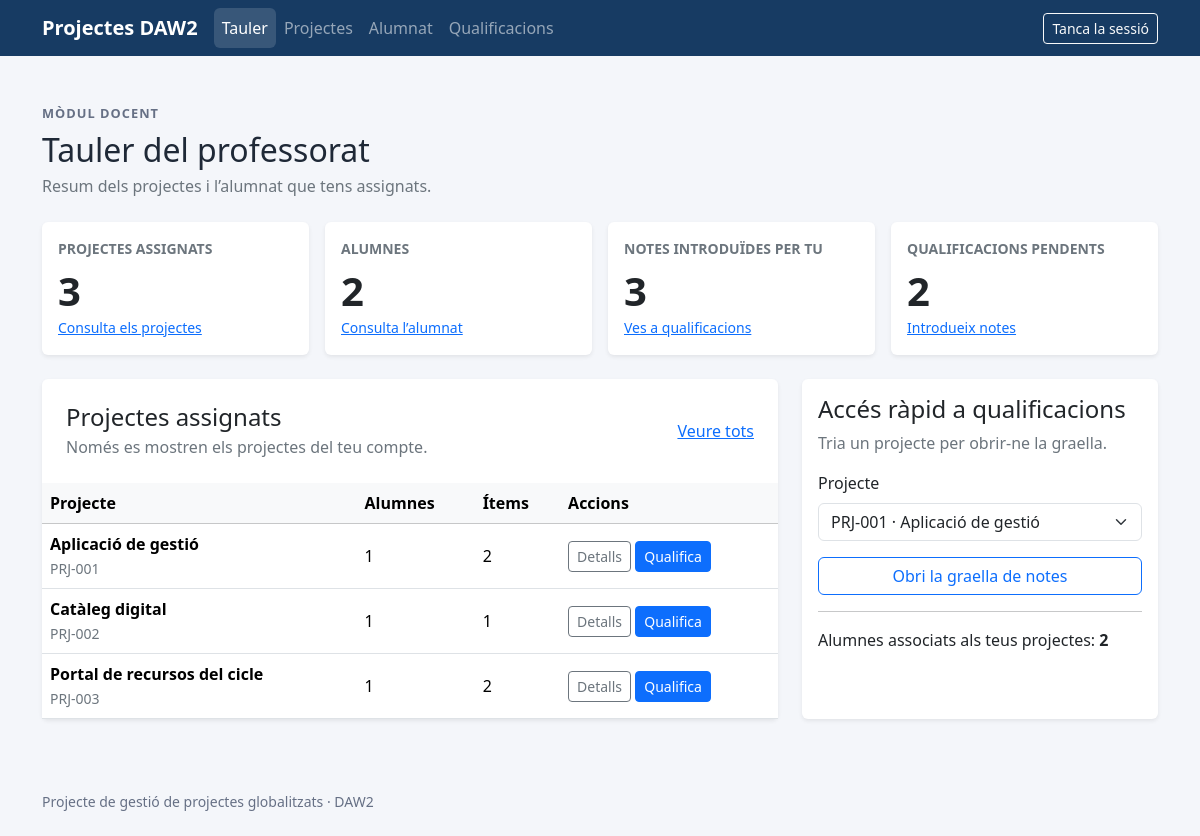
Screenshot of /?page=dashboard&role=teacher (signed in) with the database file from the repository.
### tables this page shows
CREATE TABLE IF NOT EXISTS projects (
    id INT UNSIGNED AUTO_INCREMENT PRIMARY KEY,
    code VARCHAR(50) NOT NULL UNIQUE,
    name VARCHAR(150) NOT NULL,
    description TEXT NOT NULL
);

### app/Views/pages/teacher/dashboard.php (the view, shortened to what the rows shown need)
<section aria-labelledby="teacher-dashboard-title">
    <div class="d-flex flex-column flex-md-row justify-content-between align-items-md-center gap-3 mb-4">
        <div>
            <h1 class="h2 mb-1" id="teacher-dashboard-title">Tauler del professorat</h1>
        </div>
    </div>
    <div class="row g-4">
        <div class="col-12 col-xl-8">
            <article class="card border-0 shadow-sm h-100"><div class="card-body p-0">
                <div class="d-flex justify-content-between align-items-center gap-2 p-3 p-lg-4">
                    <div><h2 class="h4 mb-1">Projectes assignats</h2><p class="text-secondary mb-0">Només es mostren els projectes del teu compte.</p></div>
                </div>
                <div class="table-responsive"><table class="table table-hover align-middle mb-0">
                    <thead class="table-light"><tr><th scope="col">Projecte</th><th scope="col">Alumnes</th><th scope="col">Ítems</th><th scope="col">Accions</th></tr></thead>
                    <tbody>
                        <?php foreach ($teacherData['projects'] as $project): ?>
                            <tr>
                                <td><span class="fw-semibold"><?= htmlspecialchars($project['name'], ENT_QUOTES, 'UTF-8') ?></span><br><span class="small text-secondary"><?= htmlspecialchars($project['code'], ENT_QUOTES, 'UTF-8') ?></span></td>
                                <td><?= count($project['students']) ?></td>
                                <td><?= count($project['items']) ?></td>
                                <td class="text-nowrap"><a class="btn btn-sm btn-outline-secondary" href="/?page=project-details&amp;role=teacher&amp;project_id=<?= (int) $project['id'] ?>">Detalls</a> <a class="btn btn-sm btn-primary" href="/?page=grades&amp;role=teacher&amp;project_id=<?= (int) $project['id'] ?>">Qualifica</a></td>
                            </tr>
                        <?php endforeach; ?>
                    </tbody>
                </table></div>
            </div></article>
        </div>
        <div class="col-12 col-xl-4"><div class="card border-0 shadow-sm h-100"><div class="card-body">
            <h2 class="h4">Accés ràpid a qualificacions</h2>
        </div></div></div>
    </div>
</section>

### rows the page displays
projects: name "Aplicació de gestió", code "PRJ-001", count($project['students']) "1", count($project['items']) "2"
projects: name "Catàleg digital", code "PRJ-002", count($project['students']) "1", count($project['items']) "1"
projects: name "Portal de recursos del cicle", code "PRJ-003", count($project['students']) "1", count($project['items']) "2"

### other values shown
$item['title'] "Tauler"
$item['title'] "Projectes"
$item['title'] "Alumnat"
$item['title'] "Qualificacions"
$projectCount "3"
$studentCount "2"
$gradeCount "3"
$pendingGradeCount "2"
form field project_id "PRJ-001 · Aplicació de gestió"
